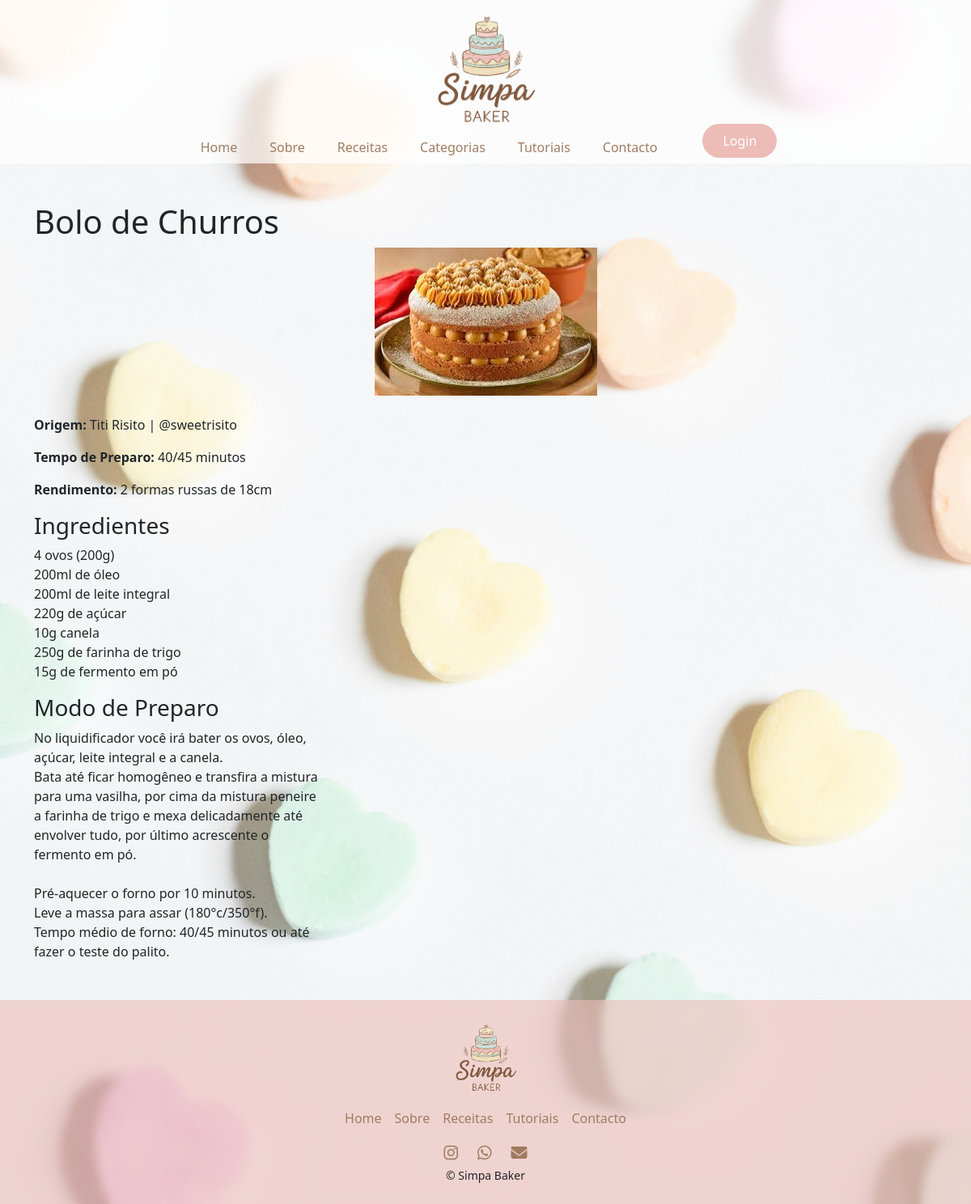
Screenshot of /Pages/ver-receita.php?id=5 with the database file from the repository.
### tables this page shows
CREATE TABLE `receitas` (
  `id` int NOT NULL AUTO_INCREMENT,
  `titulo` varchar(255) NOT NULL,
  `ingredientes` text NOT NULL,
  `modo_preparo` text NOT NULL,
  `tempo_preparo` varchar(50) DEFAULT NULL,
  `rendimento` varchar(50) DEFAULT NULL,
  `origem` varchar(255) DEFAULT NULL,
  `categoria_id` int DEFAULT NULL,
  `utilizador_id` int DEFAULT NULL,
  `imagem` varchar(255) DEFAULT NULL,
  PRIMARY KEY (`id`),
  KEY `categoria_id` (`categoria_id`),
  KEY `fk_receitas_utilizador` (`utilizador_id`),
  CONSTRAINT `fk_receitas_utilizador` FOREIGN KEY (`utilizador_id`) REFERENCES `utilizadores` (`id`),
  CONSTRAINT `receitas_ibfk_1` FOREIGN KEY (`categoria_id`) REFERENCES `categoria` (`id`)
);

### Pages/ver-receita.php (the view)
<?php
require '../Config/database.php';
$id = $_GET['id'];
$sql = "SELECT * FROM receitas WHERE id = :id";
$stmt = $pdo->prepare($sql);
$stmt->execute([
    'id' => $id
]);
$receita = $stmt->fetch(PDO::FETCH_ASSOC);
?>
<?php include 'content/head.php';?>
<?php include 'content/header.php';?>
<?php include 'content/nav.php';?>
<main>
    <div class="container my-5">
        <h1><?= htmlspecialchars($receita['titulo']) ?></h1>
        <div class="text-center">
            <img src="/TP2_PHP_jessicaAmorim/Assets/Imagens/Receitas/<?= htmlspecialchars($receita['imagem']) ?>"
            class="img-fluid mb-4" alt="<?= htmlspecialchars($receita['titulo']) ?>" style="max-width: 400px;">
        </div>
        <p>
            <strong>Origem:</strong>
            <?= htmlspecialchars($receita['origem']) ?>
        </p>
        <p>
            <strong>Tempo de Preparo:</strong>
            <?= htmlspecialchars($receita['tempo_preparo']) ?>
        </p>
        <p>
            <strong>Rendimento:</strong>
            <?= htmlspecialchars($receita['rendimento']) ?>
        </p>
        <h3>Ingredientes</h3>
        <p>
            <?= nl2br(htmlspecialchars($receita['ingredientes'])) ?>
        </p>
        <h3>Modo de Preparo</h3>
        <p>
            <?= nl2br(htmlspecialchars($receita['modo_preparo'])) ?>
        </p>
    </div>
</main>
<?php include 'content/footer.php'; ?>

### Assets/CSS/style.css (style rules this page uses)
:root { --rosa: rgb(237, 188, 183); --verde: #c5dfd6; --creme: #f5efe0; --marrom: #9f7c60; }
html { overflow-y: scroll; }
body { background-image: url("../Imagens/background/fundo_coracoes.jpg"); background-size: cover; background-position: center; background-repeat: no-repeat; background-attachment: fixed; overflow-y: scroll; }

### rows the page displays
receitas: titulo "Bolo de Churros", imagem (picture), origem "Titi Risito | @sweetrisito", tempo_preparo "40/45 minutos", rendimento "2 formas russas de 18cm", ingredientes "4 ovos (200g) 200ml de óleo 200ml de leite integral 220g de açúcar 10g canela 250g de farinha de trigo 15g de fermento em pó", modo_preparo "No liquidificador você irá bater os ovos, óleo, açúcar, leite integral e a canela. Bata até ficar homogêneo e transfira a mistura para uma vasilha, por cima da mistura peneire a farinha de trigo e mexa delicadamente até envolver tudo, por último acrescente o fermento em pó. Pré-aquecer o forno por 10 minutos. Leve a massa para assar (180°c/350°f). Tempo médio de forno: 40/45 minutos ou até fazer o teste do palito."
